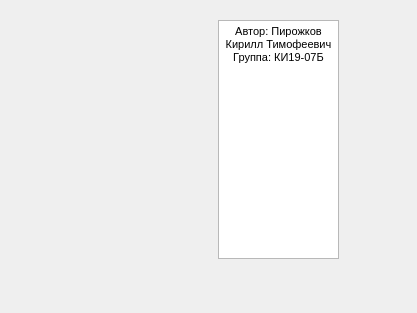
<?xml version="1.0" encoding="UTF-8"?>
<ui version="4.0">
 <class>auth</class>
 <widget class="QWidget" name="auth">
  <property name="geometry">
   <rect>
    <x>0</x>
    <y>0</y>
    <width>417</width>
    <height>313</height>
   </rect>
  </property>
  <property name="windowTitle">
   <string>Информация об авторах</string>
  </property>
  <property name="windowIcon">
   <iconset resource="../res.qrc">
    <normaloff>:/new/prefix1/logo</normaloff>:/new/prefix1/logo</iconset>
  </property>
  <widget class="QLabel" name="label">
   <property name="geometry">
    <rect>
     <x>20</x>
     <y>20</y>
     <width>192</width>
     <height>239</height>
    </rect>
   </property>
   <property name="text">
    <string/>
   </property>
   <property name="pixmap">
    <pixmap resource="../res.qrc">:/new/prefix1/logo</pixmap>
   </property>
   <property name="scaledContents">
    <bool>true</bool>
   </property>
  </widget>
  <widget class="QTextEdit" name="textEdit">
   <property name="geometry">
    <rect>
     <x>218</x>
     <y>20</y>
     <width>121</width>
     <height>239</height>
    </rect>
   </property>
   <property name="html">
    <string>&lt;!DOCTYPE HTML PUBLIC &quot;-//W3C//DTD HTML 4.0//EN&quot; &quot;http://www.w3.org/TR/REC-html40/strict.dtd&quot;&gt;
&lt;html&gt;&lt;head&gt;&lt;meta name=&quot;qrichtext&quot; content=&quot;1&quot; /&gt;&lt;style type=&quot;text/css&quot;&gt;
p, li { white-space: pre-wrap; }
&lt;/style&gt;&lt;/head&gt;&lt;body style=&quot; font-family:'MS Shell Dlg 2'; font-size:8.25pt; font-weight:400; font-style:normal;&quot;&gt;
&lt;p align=&quot;center&quot; style=&quot; margin-top:0px; margin-bottom:0px; margin-left:0px; margin-right:0px; -qt-block-indent:0; text-indent:0px;&quot;&gt;Автор: Пирожков Кирилл Тимофеевич&lt;/p&gt;
&lt;p align=&quot;center&quot; style=&quot; margin-top:0px; margin-bottom:0px; margin-left:0px; margin-right:0px; -qt-block-indent:0; text-indent:0px;&quot;&gt;Группа: КИ19-07Б&lt;/p&gt;&lt;/body&gt;&lt;/html&gt;</string>
   </property>
  </widget>
 </widget>
 <resources>
  <include location="../res.qrc"/>
 </resources>
 <connections/>
</ui>
